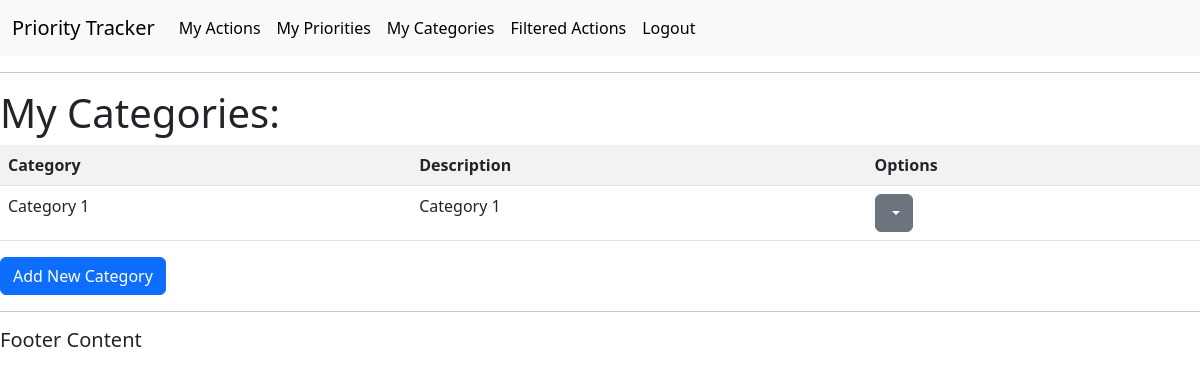
/categories/ (signed in), run on an earlier commit of the app's database.
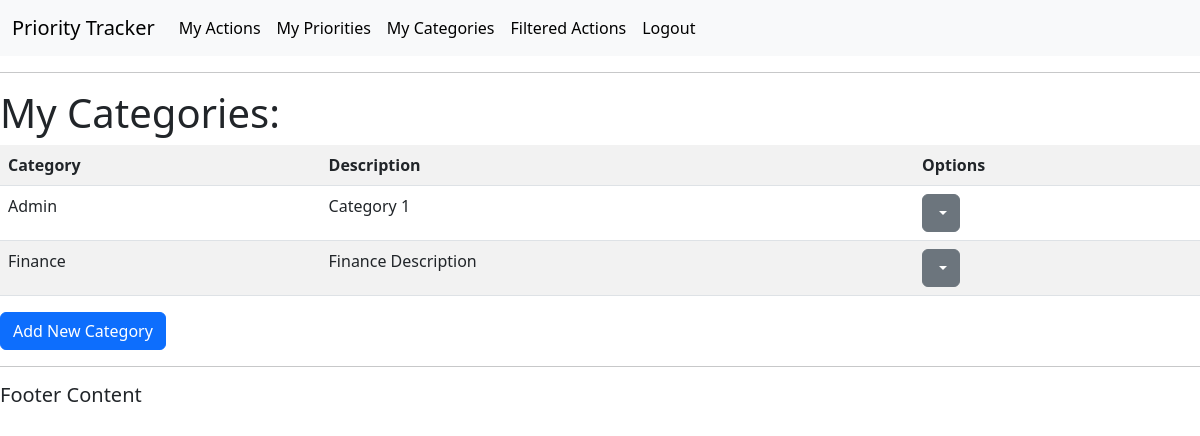
And on a later commit of the database.
### actions/models.py (models this page shows, shortened)
class Category(models.Model):
    title = models.CharField(max_length=50, null=False, blank=False)
    description = models.CharField(max_length=150)
    user = models.ForeignKey(
        User, on_delete=models.CASCADE, related_name="categories", null=True)

### actions/views.py (the view)
# urls.py: path('categories/', views.get_categories_list, name='get_categories_list'),
@login_required(login_url='login')
def get_categories_list(request):
    categories = Category.objects.all()
    context = {
        "categories": categories
    }
    return render(request, 'actions/categories_list.html', context)

### actions/templates/actions/categories_list.html (shortened to what this page needs)
{% extends 'actions/main.html' %}
{% block content %}
<body>
    <h1>My Categories:</h1>
    <table class="table table-striped">
        <tr>
            <th>Category</th>
            <th>Description</th>
            <th>Options</th>
        </tr>
        {% for category in user.categories.all %}
            <tr>
                <td>{{ category.title }}</td>
                <td>{{ category.description }}</td>
                <td>
                    <div class="dropdown">
                        <button class="btn btn-secondary dropdown-toggle" type="button" data-bs-toggle="dropdown" aria-expanded="false">
                        </button>
                      </div>
                </td>
            </tr>
        {% endfor %}
    </table>
    <a class="btn btn-primary" role="button" href="/add-category/">Add New Category</a>
</body>
{% endblock %}

What changed in the data, as far as the page shows it:
changed Category "Category 1": title "Category 1" → "Admin"
added Category: title "Finance", description "Finance Description"
